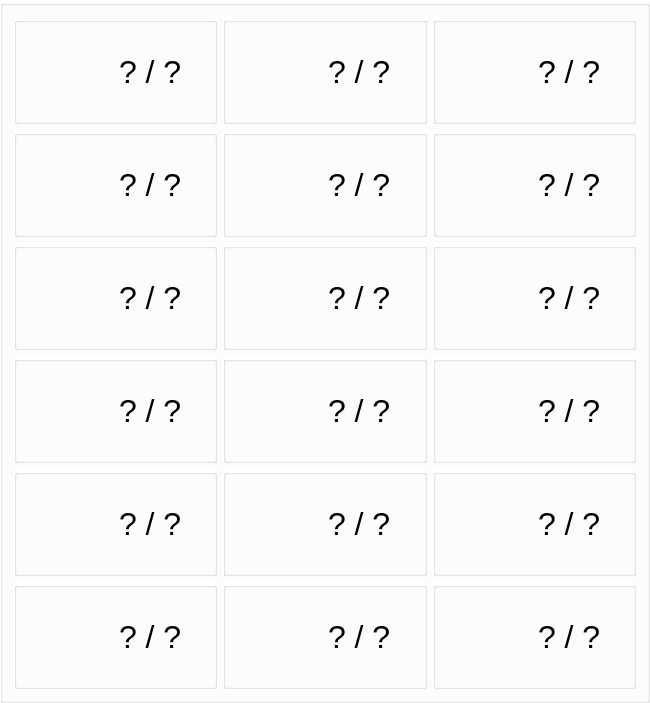
        <widget class="QGroupBox" name="Traits_List">
         <property name="minimumSize">
          <size>
           <width>650</width>
           <height>0</height>
          </size>
         </property>
         <property name="styleSheet">
          <string notr="true">QGroupBox{
background: white;
}</string>
         </property>
         <property name="title">
          <string/>
         </property>
         <layout class="QGridLayout" name="gridLayout_3">
          <item row="5" column="0">
           <widget class="QGroupBox" name="Trait_6">
            <property name="minimumSize">
             <size>
              <width>0</width>
              <height>0</height>
             </size>
            </property>
            <property name="title">
             <string/>
            </property>
            <layout class="QHBoxLayout" name="horizontalLayout_7">
             <item>
              <widget class="QLabel" name="Trait_Icon_6">
               <property name="minimumSize">
                <size>
                 <width>80</width>
                 <height>80</height>
                </size>
               </property>
               <property name="text">
                <string/>
               </property>
               <property name="pixmap">
                <pixmap resource="resources.qrc">:/TFT_Set_6/traits/Anti-Mage.png</pixmap>
               </property>
               <property name="scaledContents">
                <bool>true</bool>
               </property>
              </widget>
             </item>
             <item>
              <widget class="QLabel" name="Trait_Amount_6">
               <property name="font">
                <font>
                 <pointsize>24</pointsize>
                </font>
               </property>
               <property name="text">
                <string>? / ?</string>
               </property>
              </widget>
             </item>
            </layout>
           </widget>
          </item>
          <item row="1" column="0">
           <widget class="QGroupBox" name="Trait_2">
            <property name="minimumSize">
             <size>
              <width>0</width>
              <height>0</height>
             </size>
            </property>
            <property name="title">
             <string/>
            </property>
            <layout class="QHBoxLayout" name="horizontalLayout_3">
             <item>
              <widget class="QLabel" name="Trait_Icon_2">
               <property name="minimumSize">
                <size>
                 <width>80</width>
                 <height>80</height>
                </size>
               </property>
               <property name="text">
                <string/>
               </property>
               <property name="pixmap">
                <pixmap resource="resources.qrc">:/TFT_Set_6/traits/Anti-Mage.png</pixmap>
               </property>
               <property name="scaledContents">
                <bool>true</bool>
               </property>
              </widget>
             </item>
             <item>
              <widget class="QLabel" name="Trait_Amount_2">
               <property name="font">
                <font>
                 <pointsize>24</pointsize>
                </font>
               </property>
               <property name="text">
                <string>? / ?</string>
               </property>
              </widget>
             </item>
            </layout>
           </widget>
          </item>
          <item row="3" column="1">
           <widget class="QGroupBox" name="Trait_10">
            <property name="minimumSize">
             <size>
              <width>0</width>
              <height>0</height>
             </size>
            </property>
            <property name="title">
             <string/>
            </property>
            <layout class="QHBoxLayout" name="horizontalLayout_11">
             <item>
              <widget class="QLabel" name="Trait_Icon_10">
               <property name="minimumSize">
                <size>
                 <width>80</width>
                 <height>80</height>
                </size>
               </property>
               <property name="text">
                <string/>
               </property>
               <property name="pixmap">
                <pixmap resource="resources.qrc">:/TFT_Set_6/traits/Anti-Mage.png</pixmap>
               </property>
               <property name="scaledContents">
                <bool>true</bool>
               </property>
              </widget>
             </item>
             <item>
              <widget class="QLabel" name="Trait_Amount_10">
               <property name="font">
                <font>
                 <pointsize>24</pointsize>
                </font>
               </property>
               <property name="text">
                <string>? / ?</string>
               </property>
              </widget>
             </item>
            </layout>
           </widget>
          </item>
          <item row="1" column="1">
           <widget class="QGroupBox" name="Trait_8">
            <property name="minimumSize">
             <size>
              <width>0</width>
              <height>0</height>
             </size>
            </property>
            <property name="title">
             <string/>
            </property>
            <layout class="QHBoxLayout" name="horizontalLayout_9">
             <item>
              <widget class="QLabel" name="Trait_Icon_8">
               <property name="minimumSize">
                <size>
                 <width>80</width>
                 <height>80</height>
                </size>
               </property>
               <property name="text">
                <string/>
               </property>
               <property name="pixmap">
                <pixmap resource="resources.qrc">:/TFT_Set_6/traits/Anti-Mage.png</pixmap>
               </property>
               <property name="scaledContents">
                <bool>true</bool>
               </property>
              </widget>
             </item>
             <item>
              <widget class="QLabel" name="Trait_Amount_8">
               <property name="font">
                <font>
                 <pointsize>24</pointsize>
                </font>
               </property>
               <property name="text">
                <string>? / ?</string>
               </property>
              </widget>
             </item>
            </layout>
           </widget>
          </item>
          <item row="0" column="1">
           <widget class="QGroupBox" name="Trait_7">
            <property name="minimumSize">
             <size>
              <width>0</width>
              <height>0</height>
             </size>
            </property>
            <property name="title">
             <string/>
            </property>
            <layout class="QHBoxLayout" name="horizontalLayout_8">
             <item>
              <widget class="QLabel" name="Trait_Icon_7">
               <property name="minimumSize">
                <size>
                 <width>80</width>
                 <height>80</height>
                </size>
               </property>
               <property name="text">
                <string/>
               </property>
               <property name="pixmap">
                <pixmap resource="resources.qrc">:/TFT_Set_6/traits/Anti-Mage.png</pixmap>
               </property>
               <property name="scaledContents">
                <bool>true</bool>
               </property>
              </widget>
             </item>
             <item>
              <widget class="QLabel" name="Trait_Amount_7">
               <property name="font">
                <font>
                 <pointsize>24</pointsize>
                </font>
               </property>
               <property name="text">
                <string>? / ?</string>
               </property>
              </widget>
             </item>
            </layout>
           </widget>
          </item>
          <item row="4" column="0">
           <widget class="QGroupBox" name="Trait_5">
            <property name="minimumSize">
             <size>
              <width>0</width>
              <height>0</height>
             </size>
            </property>
            <property name="title">
             <string/>
            </property>
            <layout class="QHBoxLayout" name="horizontalLayout_6">
             <item>
              <widget class="QLabel" name="Trait_Icon_5">
               <property name="minimumSize">
                <size>
                 <width>80</width>
                 <height>80</height>
                </size>
               </property>
               <property name="text">
                <string/>
               </property>
               <property name="pixmap">
                <pixmap resource="resources.qrc">:/TFT_Set_6/traits/Anti-Mage.png</pixmap>
               </property>
               <property name="scaledContents">
                <bool>true</bool>
               </property>
              </widget>
             </item>
             <item>
              <widget class="QLabel" name="Trait_Amount_5">
               <property name="font">
                <font>
                 <pointsize>24</pointsize>
                </font>
               </property>
               <property name="text">
                <string>? / ?</string>
               </property>
              </widget>
             </item>
            </layout>
           </widget>
          </item>
          <item row="4" column="1">
           <widget class="QGroupBox" name="Trait_11">
            <property name="minimumSize">
             <size>
              <width>0</width>
              <height>0</height>
             </size>
            </property>
            <property name="title">
             <string/>
            </property>
            <layout class="QHBoxLayout" name="horizontalLayout_12">
             <item>
              <widget class="QLabel" name="Trait_Icon_11">
               <property name="minimumSize">
                <size>
                 <width>80</width>
                 <height>80</height>
                </size>
               </property>
               <property name="text">
                <string/>
               </property>
               <property name="pixmap">
                <pixmap resource="resources.qrc">:/TFT_Set_6/traits/Anti-Mage.png</pixmap>
               </property>
               <property name="scaledContents">
                <bool>true</bool>
               </property>
              </widget>
             </item>
             <item>
              <widget class="QLabel" name="Trait_Amount_11">
               <property name="font">
                <font>
                 <pointsize>24</pointsize>
                </font>
               </property>
               <property name="text">
                <string>? / ?</string>
               </property>
              </widget>
             </item>
            </layout>
           </widget>
          </item>
          <item row="2" column="1">
           <widget class="QGroupBox" name="Trait_9">
            <property name="minimumSize">
             <size>
              <width>0</width>
              <height>0</height>
             </size>
            </property>
            <property name="title">
             <string/>
            </property>
            <layout class="QHBoxLayout" name="horizontalLayout_10">
             <item>
              <widget class="QLabel" name="Trait_Icon_9">
               <property name="minimumSize">
                <size>
                 <width>80</width>
                 <height>80</height>
                </size>
               </property>
               <property name="text">
                <string/>
               </property>
               <property name="pixmap">
                <pixmap resource="resources.qrc">:/TFT_Set_6/traits/Anti-Mage.png</pixmap>
               </property>
               <property name="scaledContents">
                <bool>true</bool>
               </property>
              </widget>
             </item>
             <item>
              <widget class="QLabel" name="Trait_Amount_9">
               <property name="font">
                <font>
                 <pointsize>24</pointsize>
                </font>
               </property>
               <property name="text">
                <string>? / ?</string>
               </property>
              </widget>
             </item>
            </layout>
           </widget>
          </item>
          <item row="2" column="0">
           <widget class="QGroupBox" name="Trait_3">
            <property name="minimumSize">
             <size>
              <width>0</width>
              <height>0</height>
             </size>
            </property>
            <property name="title">
             <string/>
            </property>
            <layout class="QHBoxLayout" name="horizontalLayout_4">
             <item>
              <widget class="QLabel" name="Trait_Icon_3">
               <property name="minimumSize">
                <size>
                 <width>80</width>
                 <height>80</height>
                </size>
               </property>
               <property name="text">
                <string/>
               </property>
               <property name="pixmap">
                <pixmap resource="resources.qrc">:/TFT_Set_6/traits/Anti-Mage.png</pixmap>
               </property>
               <property name="scaledContents">
                <bool>true</bool>
               </property>
              </widget>
             </item>
             <item>
              <widget class="QLabel" name="Trait_Amount_3">
               <property name="font">
                <font>
                 <pointsize>24</pointsize>
                </font>
               </property>
               <property name="text">
                <string>? / ?</string>
               </property>
              </widget>
             </item>
            </layout>
           </widget>
          </item>
          <item row="3" column="0">
           <widget class="QGroupBox" name="Trait_4">
            <property name="minimumSize">
             <size>
              <width>0</width>
              <height>0</height>
             </size>
            </property>
            <property name="title">
             <string/>
            </property>
            <layout class="QHBoxLayout" name="horizontalLayout_5">
             <item>
              <widget class="QLabel" name="Trait_Icon_4">
               <property name="minimumSize">
                <size>
                 <width>80</width>
                 <height>80</height>
                </size>
               </property>
               <property name="text">
                <string/>
               </property>
               <property name="pixmap">
                <pixmap resource="resources.qrc">:/TFT_Set_6/traits/Anti-Mage.png</pixmap>
               </property>
               <property name="scaledContents">
                <bool>true</bool>
               </property>
              </widget>
             </item>
             <item>
              <widget class="QLabel" name="Trait_Amount_4">
               <property name="font">
                <font>
                 <pointsize>24</pointsize>
                </font>
               </property>
               <property name="text">
                <string>? / ?</string>
               </property>
              </widget>
             </item>
            </layout>
           </widget>
          </item>
          <item row="0" column="2">
           <widget class="QGroupBox" name="Trait_13">
            <property name="minimumSize">
             <size>
              <width>0</width>
              <height>0</height>
             </size>
            </property>
            <property name="title">
             <string/>
            </property>
            <layout class="QHBoxLayout" name="horizontalLayout_14">
             <item>
              <widget class="QLabel" name="Trait_Icon_13">
               <property name="minimumSize">
                <size>
                 <width>80</width>
                 <height>80</height>
                </size>
               </property>
               <property name="text">
                <string/>
               </property>
               <property name="pixmap">
                <pixmap resource="resources.qrc">:/TFT_Set_6/traits/Anti-Mage.png</pixmap>
               </property>
               <property name="scaledContents">
                <bool>true</bool>
               </property>
              </widget>
             </item>
             <item>
              <widget class="QLabel" name="Trait_Amount_13">
               <property name="font">
                <font>
                 <pointsize>24</pointsize>
                </font>
               </property>
               <property name="text">
                <string>? / ?</string>
               </property>
              </widget>
             </item>
            </layout>
           </widget>
          </item>
          <item row="5" column="1">
           <widget class="QGroupBox" name="Trait_12">
            <property name="minimumSize">
             <size>
              <width>0</width>
              <height>0</height>
             </size>
            </property>
            <property name="title">
             <string/>
            </property>
            <layout class="QHBoxLayout" name="horizontalLayout_13">
             <item>
              <widget class="QLabel" name="Trait_Icon_12">
               <property name="minimumSize">
                <size>
                 <width>80</width>
                 <height>80</height>
                </size>
               </property>
               <property name="text">
                <string/>
               </property>
               <property name="pixmap">
                <pixmap resource="resources.qrc">:/TFT_Set_6/traits/Anti-Mage.png</pixmap>
               </property>
               <property name="scaledContents">
                <bool>true</bool>
               </property>
              </widget>
             </item>
             <item>
              <widget class="QLabel" name="Trait_Amount_12">
               <property name="font">
                <font>
                 <pointsize>24</pointsize>
                </font>
               </property>
               <property name="text">
                <string>? / ?</string>
               </property>
              </widget>
             </item>
            </layout>
           </widget>
          </item>
          <item row="2" column="2">
           <widget class="QGroupBox" name="Trait_15">
            <property name="minimumSize">
             <size>
              <width>0</width>
              <height>0</height>
             </size>
            </property>
            <property name="title">
             <string/>
            </property>
            <layout class="QHBoxLayout" name="horizontalLayout_16">
             <item>
              <widget class="QLabel" name="Trait_Icon_15">
               <property name="minimumSize">
                <size>
                 <width>80</width>
                 <height>80</height>
                </size>
               </property>
               <property name="text">
                <string/>
               </property>
               <property name="pixmap">
                <pixmap resource="resources.qrc">:/TFT_Set_6/traits/Anti-Mage.png</pixmap>
               </property>
               <property name="scaledContents">
                <bool>true</bool>
               </property>
              </widget>
             </item>
             <item>
              <widget class="QLabel" name="Trait_Amount_15">
               <property name="font">
                <font>
                 <pointsize>24</pointsize>
                </font>
               </property>
               <property name="text">
                <string>? / ?</string>
               </property>
              </widget>
             </item>
            </layout>
           </widget>
          </item>
          <item row="1" column="2">
           <widget class="QGroupBox" name="Trait_14">
            <property name="minimumSize">
             <size>
              <width>0</width>
              <height>0</height>
             </size>
            </property>
            <property name="title">
             <string/>
            </property>
            <layout class="QHBoxLayout" name="horizontalLayout_15">
             <item>
              <widget class="QLabel" name="Trait_Icon_14">
               <property name="minimumSize">
                <size>
                 <width>80</width>
                 <height>80</height>
                </size>
               </property>
               <property name="text">
                <string/>
               </property>
               <property name="pixmap">
                <pixmap resource="resources.qrc">:/TFT_Set_6/traits/Anti-Mage.png</pixmap>
               </property>
               <property name="scaledContents">
                <bool>true</bool>
               </property>
              </widget>
             </item>
             <item>
              <widget class="QLabel" name="Trait_Amount_14">
               <property name="font">
                <font>
                 <pointsize>24</pointsize>
                </font>
               </property>
               <property name="text">
                <string>? / ?</string>
               </property>
              </widget>
             </item>
            </layout>
           </widget>
          </item>
          <item row="5" column="2">
           <widget class="QGroupBox" name="Trait_18">
            <property name="minimumSize">
             <size>
              <width>0</width>
              <height>0</height>
             </size>
            </property>
            <property name="title">
             <string/>
            </property>
            <layout class="QHBoxLayout" name="horizontalLayout_19">
             <item>
              <widget class="QLabel" name="Trait_Icon_18">
               <property name="minimumSize">
                <size>
                 <width>80</width>
                 <height>80</height>
                </size>
               </property>
               <property name="text">
                <string/>
               </property>
               <property name="pixmap">
                <pixmap resource="resources.qrc">:/TFT_Set_6/traits/Anti-Mage.png</pixmap>
               </property>
               <property name="scaledContents">
                <bool>true</bool>
               </property>
              </widget>
             </item>
             <item>
              <widget class="QLabel" name="Trait_Amount_18">
               <property name="font">
                <font>
                 <pointsize>24</pointsize>
                </font>
               </property>
               <property name="text">
                <string>? / ?</string>
               </property>
              </widget>
             </item>
            </layout>
           </widget>
          </item>
          <item row="3" column="2">
           <widget class="QGroupBox" name="Trait_16">
            <property name="minimumSize">
             <size>
              <width>0</width>
              <height>0</height>
             </size>
            </property>
            <property name="title">
             <string/>
            </property>
            <layout class="QHBoxLayout" name="horizontalLayout_17">
             <item>
              <widget class="QLabel" name="Trait_Icon_16">
               <property name="minimumSize">
                <size>
                 <width>80</width>
                 <height>80</height>
                </size>
               </property>
               <property name="text">
                <string/>
               </property>
               <property name="pixmap">
                <pixmap resource="resources.qrc">:/TFT_Set_6/traits/Anti-Mage.png</pixmap>
               </property>
               <property name="scaledContents">
                <bool>true</bool>
               </property>
              </widget>
             </item>
             <item>
              <widget class="QLabel" name="Trait_Amount_16">
               <property name="font">
                <font>
                 <pointsize>24</pointsize>
                </font>
               </property>
               <property name="text">
                <string>? / ?</string>
               </property>
              </widget>
             </item>
            </layout>
           </widget>
          </item>
          <item row="4" column="2">
           <widget class="QGroupBox" name="Trait_17">
            <property name="minimumSize">
             <size>
              <width>0</width>
              <height>0</height>
             </size>
            </property>
            <property name="title">
             <string/>
            </property>
            <layout class="QHBoxLayout" name="horizontalLayout_18">
             <item>
              <widget class="QLabel" name="Trait_Icon_17">
               <property name="minimumSize">
                <size>
                 <width>80</width>
                 <height>80</height>
                </size>
               </property>
               <property name="text">
                <string/>
               </property>
               <property name="pixmap">
                <pixmap resource="resources.qrc">:/TFT_Set_6/traits/Anti-Mage.png</pixmap>
               </property>
               <property name="scaledContents">
                <bool>true</bool>
               </property>
              </widget>
             </item>
             <item>
              <widget class="QLabel" name="Trait_Amount_17">
               <property name="font">
                <font>
                 <pointsize>24</pointsize>
                </font>
               </property>
               <property name="text">
                <string>? / ?</string>
               </property>
              </widget>
             </item>
            </layout>
           </widget>
          </item>
          <item row="0" column="0">
           <widget class="QGroupBox" name="Trait_1">
            <property name="minimumSize">
             <size>
              <width>0</width>
              <height>0</height>
             </size>
            </property>
            <property name="title">
             <string/>
            </property>
            <layout class="QHBoxLayout" name="horizontalLayout_2">
             <item>
              <widget class="QLabel" name="Trait_Icon_1">
               <property name="minimumSize">
                <size>
                 <width>80</width>
                 <height>80</height>
                </size>
               </property>
               <property name="text">
                <string/>
               </property>
               <property name="pixmap">
                <pixmap resource="resources.qrc">:/TFT_Set_6/traits/Anti-Mage.png</pixmap>
               </property>
               <property name="scaledContents">
                <bool>true</bool>
               </property>
              </widget>
             </item>
             <item>
              <widget class="QLabel" name="Trait_Amount_1">
               <property name="font">
                <font>
                 <pointsize>24</pointsize>
                </font>
               </property>
               <property name="text">
                <string>? / ?</string>
               </property>
              </widget>
             </item>
            </layout>
           </widget>
          </item>
         </layout>
        </widget>
